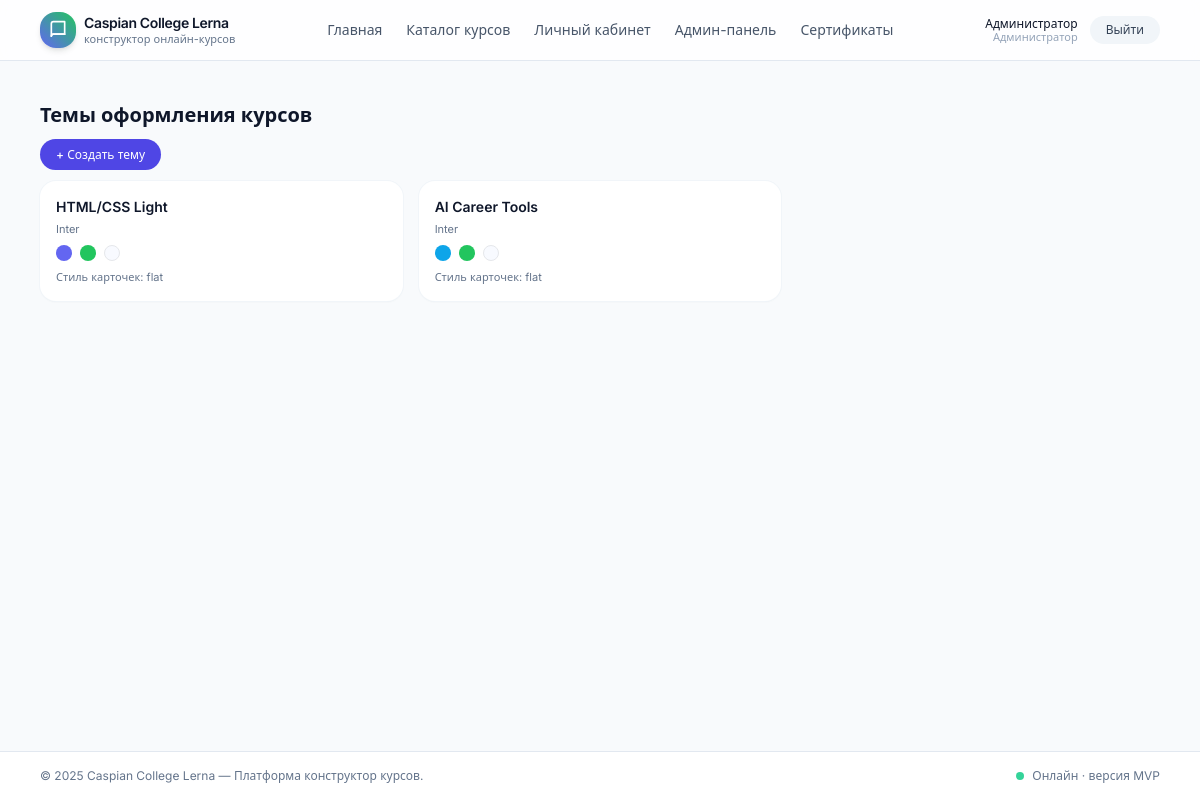
The app's page /admin/themes (signed in) with its own data.
### app/models.py (models this page shows, shortened)
class User(UserMixin, db.Model):
    __tablename__ = "users"
    id = db.Column(db.Integer, primary_key=True)
    email = db.Column(db.String(255), unique=True, nullable=False)
    password_hash = db.Column(db.String(255), nullable=False)
    full_name = db.Column(db.String(255), nullable=False)
    role = db.Column(db.String(20), default="student")  # 'student' или 'admin'
    created_at = db.Column(db.DateTime, default=datetime.utcnow)
    courses = db.relationship("UserCourse", back_populates="user", cascade="all, delete-orphan")
    lesson_progress = db.relationship("UserLessonProgress", back_populates="user", cascade="all, delete-orphan")
    test_attempts = db.relationship("UserTestAttempt", back_populates="user", cascade="all, delete-orphan")
    certificates = db.relationship("Certificate", back_populates="user", cascade="all, delete-orphan")
    def is_admin(self) -> bool:
        return self.role == "admin"

class CourseTheme(db.Model):
    __tablename__ = "course_themes"
    id = db.Column(db.Integer, primary_key=True)
    name = db.Column(db.String(100), nullable=False)  # "Светлый минимализм"
    primary_color = db.Column(db.String(20), default="#6366F1")
    accent_color = db.Column(db.String(20), default="#22C55E")
    background_color = db.Column(db.String(20), default="#F8FAFF")
    card_style = db.Column(db.String(50), default="flat")  # "glass", "flat", "outlined"
    font_family = db.Column(db.String(100), default="Inter")
    extra_config = db.Column(db.Text, nullable=True)
    courses = db.relationship("Course", back_populates="theme")

### app/blueprints/admin/routes.py (the view)
@admin_bp.route("/themes")
def themes_list():
    themes = CourseTheme.query.all()
    return render_template("admin_themes.html", themes=themes)

### app/blueprints/admin/routes.py (called while the page is built)
def admin_required():
    if not current_user.is_authenticated or not current_user.is_admin():
        abort(403)

@admin_bp.before_request
def check_admin():
    admin_required()

### app/templates/admin_themes.html (shortened to what this page needs)
{% extends "base.html" %}
{% block content %}
<h1 class="mb-3 text-xl font-semibold text-slate-900">Темы оформления курсов</h1>
<div class="mb-4">
  <a href="{{ url_for('admin.theme_create') }}"
     class="rounded-full bg-primary-600 px-4 py-2 text-xs font-medium text-white hover:bg-primary-700">
    + Создать тему
  </a>
</div>
{% if themes %}
  <div class="grid gap-4 md:grid-cols-3 text-xs">
    {% for t in themes %}
      <div class="rounded-2xl bg-white p-4 shadow-sm ring-1 ring-slate-100">
        <p class="mb-1 text-sm font-semibold text-slate-900">{{ t.name }}</p>
        <p class="mb-2 text-[11px] text-slate-500">{{ t.font_family }}</p>
        <div class="flex items-center gap-2 mb-2">
          <span class="h-4 w-4 rounded-full" style="background: {{ t.primary_color }};"></span>
          <span class="h-4 w-4 rounded-full" style="background: {{ t.accent_color }};"></span>
          <span class="h-4 w-4 rounded-full border" style="background: {{ t.background_color }};"></span>
        </div>
        <p class="text-[11px] text-slate-500">
          Стиль карточек: {{ t.card_style or 'по умолчанию' }}
        </p>
      </div>
    {% endfor %}
  </div>
{% else %}
  <p class="text-xs text-slate-500">Темы ещё не созданы. Нажмите «Создать тему».</p>
{% endif %}
{% endblock %}

### app/templates/navbar.html (shortened to what this page needs)
<header class="border-b border-slate-200 bg-white/80 backdrop-blur">
  <div class="mx-auto flex max-w-6xl items-center justify-between px-4 py-3">
    <a href="{{ url_for('main.index') }}" class="flex items-center gap-2">
      <div class="flex h-9 w-9 items-center justify-center rounded-2xl bg-gradient-to-tr from-primary-500 to-accent text-white shadow-md">
        <svg xmlns="http://www.w3.org/2000/svg" class="h-5 w-5" viewBox="0 0 24 24" fill="none"
             stroke="currentColor" stroke-width="2" stroke-linecap="round" stroke-linejoin="round">
          <path d="M4 19.5A2.5 2.5 0 0 1 6.5 17H20"/>
          <path d="M4 4.5A2.5 2.5 0 0 1 6.5 2H20v15H6.5A2.5 2.5 0 0 0 4 19.5z"/>
        </svg>
      </div>
      <div class="flex flex-col leading-tight">
        <span class="text-sm font-semibold tracking-tight text-slate-900">Caspian College Lerna</span>
        <span class="text-[11px] text-slate-500">конструктор онлайн-курсов</span>
      </div>
    </a>
    <nav class="hidden items-center gap-6 text-sm text-slate-600 md:flex">
      <a href="{{ url_for('main.index') }}" class="hover:text-primary-600">Главная</a>
      <a href="{{ url_for('main.courses_list') }}" class="hover:text-primary-600">Каталог курсов</a>
      {% if current_user.is_authenticated %}
        <a href="{{ url_for('courses.dashboard') }}" class="hover:text-primary-600">Личный кабинет</a>
        {% if current_user.is_admin() %}
          <a href="{{ url_for('admin.dashboard') }}" class="hover:text-primary-600">Админ-панель</a>
          <a href="{{ url_for('admin.certificate_branding') }}" class="hover:text-primary-600">Сертификаты</a>
        {% endif %}
      {% endif %}
    </nav>
    <div class="flex items-center gap-3 text-sm">
      {% if current_user.is_authenticated %}
        <div class="hidden flex-col text-right text-xs leading-tight text-slate-600 sm:flex">
          <span class="font-medium text-slate-900">{{ current_user.full_name }}</span>
          <span class="text-[11px] text-slate-400">
            {% if current_user.is_admin() %}Администратор{% else %}Обучающийся{% endif %}
          </span>
        </div>
        <a href="{{ url_for('auth.logout') }}"
           class="rounded-full bg-slate-100 px-4 py-1.5 text-xs font-medium text-slate-700 hover:bg-slate-200">
          Выйти
        </a>
      {% endif %}
    </div>
  </div>
</header>

### app/static/css/styles.css (style rules this page uses)
body { background-color: #f8f9fa; }

### records on screen
User: full_name "Администратор"
CourseTheme: name "HTML/CSS Light", font_family "Inter", card_style "flat"
CourseTheme: name "AI Career Tools", font_family "Inter", card_style "flat"

### other values on screen
{{ 2025 }} "2025"
